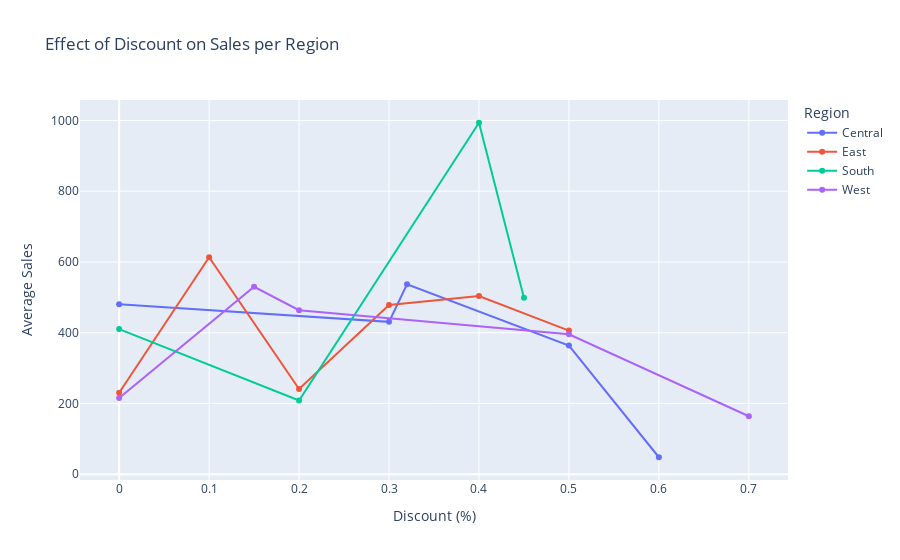
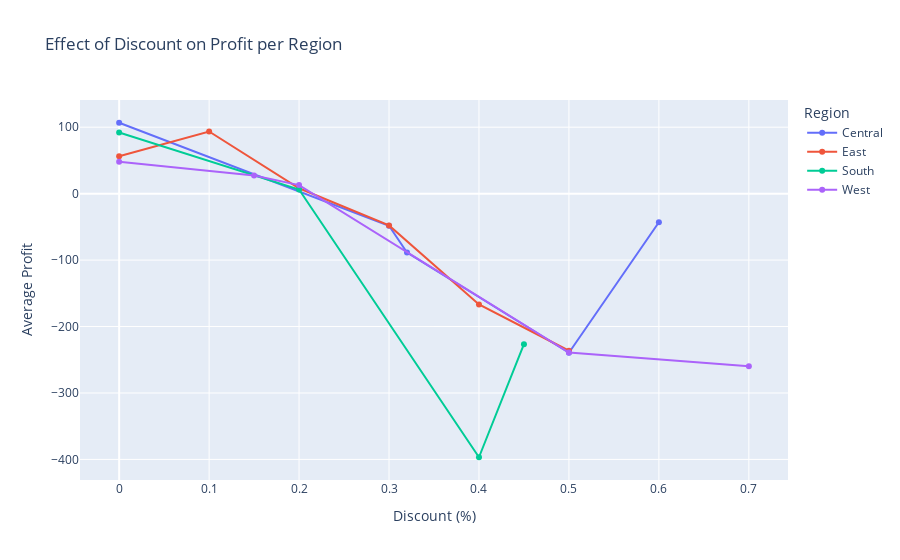

Notebook cell for these charts, in order:
### Markdown cell above
**Discount's effect**

### Code cell
import plotly.express as px
import pandas as pd

def visualize_discount_effect(df):
    """
    Visualizes the effect of Discount on Sales and Profit per region using Plotly.
    
    Parameters:
    df (pd.DataFrame): The dataset with 'Discount', 'Region', 'Sales', and 'Profit'.
    """
    # Group data by discount and region
    discount_grouped = df.groupby(['Discount', 'Region'])[['Sales', 'Profit']].mean().reset_index()
    
    # Plot Sales effect
    fig_sales = px.line(discount_grouped, x='Discount', y='Sales', color='Region',
                         title='Effect of Discount on Sales per Region',
                         markers=True, labels={'Sales': 'Average Sales', 'Discount': 'Discount (%)'})
    
    # Plot Profit effect
    fig_profit = px.line(discount_grouped, x='Discount', y='Profit', color='Region',
                          title='Effect of Discount on Profit per Region',
                          markers=True, labels={'Profit': 'Average Profit', 'Discount': 'Discount (%)'})
    
    # Show plots
    fig_sales.show()
    fig_profit.show()

# Example usage
visualize_discount_effect(df)

### Figure 1 — Plotly figure (JSON) as saved in the notebook; plotly's stock layout.template omitted (floating-point values rounded to 4 significant figures)
{"data": [{"hovertemplate": "Region=Central<br>Discount (%)=%{x}<br>Average Sales=%{y}<extra></extra>", "legendgroup": "Central", "line": {"color": "#636efa", "dash": "solid"}, "marker": {"symbol": "circle"}, "mode": "lines+markers", "name": "Central", "orientation": "v", "showlegend": true, "type": "scatter", "x": [0, 0.3, 0.32, 0.5, 0.6], "xaxis": "x", "y": [480.3, 430.8, 536.8, 363.9, 48.15], "yaxis": "y"}, {"hovertemplate": "Region=East<br>Discount (%)=%{x}<br>Average Sales=%{y}<extra></extra>", "legendgroup": "East", "line": {"color": "#EF553B", "dash": "solid"}, "marker": {"symbol": "circle"}, "mode": "lines+markers", "name": "East", "orientation": "v", "showlegend": true, "type": "scatter", "x": [0, 0.1, 0.2, 0.3, 0.4, 0.5], "xaxis": "x", "y": [230.6, 613.6, 240.9, 478.6, 503.7, 406.0], "yaxis": "y"}, {"hovertemplate": "Region=South<br>Discount (%)=%{x}<br>Average Sales=%{y}<extra></extra>", "legendgroup": "South", "line": {"color": "#00cc96", "dash": "solid"}, "marker": {"symbol": "circle"}, "mode": "lines+markers", "name": "South", "orientation": "v", "showlegend": true, "type": "scatter", "x": [0, 0.2, 0.4, 0.45], "xaxis": "x", "y": [410.3, 208.7, 993.5, 498.6], "yaxis": "y"}, {"hovertemplate": "Region=West<br>Discount (%)=%{x}<br>Average Sales=%{y}<extra></extra>", "legendgroup": "West", "line": {"color": "#ab63fa", "dash": "solid"}, "marker": {"symbol": "circle"}, "mode": "lines+markers", "name": "West", "orientation": "v", "showlegend": true, "type": "scatter", "x": [0, 0.15, 0.2, 0.5, 0.7], "xaxis": "x", "y": [215.4, 530.0, 463.9, 395.8, 164.0], "yaxis": "y"}], "layout": {"legend": {"title": {"text": "Region"}, "tracegroupgap": 0}, "title": {"text": "Effect of Discount on Sales per Region"}, "xaxis": {"anchor": "y", "domain": [0, 1], "title": {"text": "Discount (%)"}}, "yaxis": {"anchor": "x", "domain": [0, 1], "title": {"text": "Average Sales"}}}}

### Figure 2 — Plotly figure (JSON) as saved in the notebook; plotly's stock layout.template omitted (floating-point values rounded to 4 significant figures)
{"data": [{"hovertemplate": "Region=Central<br>Discount (%)=%{x}<br>Average Profit=%{y}<extra></extra>", "legendgroup": "Central", "line": {"color": "#636efa", "dash": "solid"}, "marker": {"symbol": "circle"}, "mode": "lines+markers", "name": "Central", "orientation": "v", "showlegend": true, "type": "scatter", "x": [0, 0.3, 0.32, 0.5, 0.6], "xaxis": "x", "y": [106.7, -48.36, -88.56, -239.4, -43.08], "yaxis": "y"}, {"hovertemplate": "Region=East<br>Discount (%)=%{x}<br>Average Profit=%{y}<extra></extra>", "legendgroup": "East", "line": {"color": "#EF553B", "dash": "solid"}, "marker": {"symbol": "circle"}, "mode": "lines+markers", "name": "East", "orientation": "v", "showlegend": true, "type": "scatter", "x": [0, 0.1, 0.2, 0.3, 0.4, 0.5], "xaxis": "x", "y": [56.23, 93.57, 8.102, -47.86, -166.8, -236.4], "yaxis": "y"}, {"hovertemplate": "Region=South<br>Discount (%)=%{x}<br>Average Profit=%{y}<extra></extra>", "legendgroup": "South", "line": {"color": "#00cc96", "dash": "solid"}, "marker": {"symbol": "circle"}, "mode": "lines+markers", "name": "South", "orientation": "v", "showlegend": true, "type": "scatter", "x": [0, 0.2, 0.4, 0.45], "xaxis": "x", "y": [92.01, 6.143, -396.7, -226.6], "yaxis": "y"}, {"hovertemplate": "Region=West<br>Discount (%)=%{x}<br>Average Profit=%{y}<extra></extra>", "legendgroup": "West", "line": {"color": "#ab63fa", "dash": "solid"}, "marker": {"symbol": "circle"}, "mode": "lines+markers", "name": "West", "orientation": "v", "showlegend": true, "type": "scatter", "x": [0, 0.15, 0.2, 0.5, 0.7], "xaxis": "x", "y": [47.83, 27.29, 12.88, -239.2, -259.7], "yaxis": "y"}], "layout": {"legend": {"title": {"text": "Region"}, "tracegroupgap": 0}, "title": {"text": "Effect of Discount on Profit per Region"}, "xaxis": {"anchor": "y", "domain": [0, 1], "title": {"text": "Discount (%)"}}, "yaxis": {"anchor": "x", "domain": [0, 1], "title": {"text": "Average Profit"}}}}
